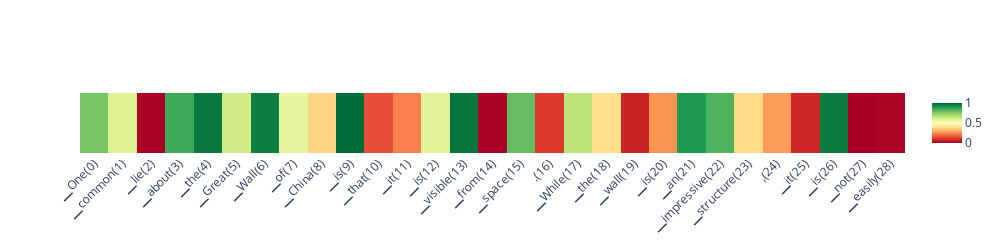

The notebook cell this image was saved under:
### Code cell
# scores_per_token = doc.detect(output['projections'], aggregation_method='auto')
scores_per_token = doc.detect(output['projections'], aggregation_method='auto', batch_size=1)

doc.plot_scores_per_token(scores_per_token, output['tokens'], lastn_tokens_to_plot=max_new_tokens, detection_method='classifier')

### Figure 1 — Plotly figure (JSON) as saved in the notebook; plotly's stock layout.template omitted (floating-point values rounded to 4 significant figures)
{"data": [{"colorscale": [[0, "rgb(165,0,38)"], [0.1, "rgb(215,48,39)"], [0.2, "rgb(244,109,67)"], [0.3, "rgb(253,174,97)"], [0.4, "rgb(254,224,139)"], [0.5, "rgb(255,255,191)"], [0.6, "rgb(217,239,139)"], [0.7, "rgb(166,217,106)"], [0.8, "rgb(102,189,99)"], [0.9, "rgb(26,152,80)"], [1, "rgb(0,104,55)"]], "type": "heatmap", "x": ["▁One(0)", "▁common(1)", "▁lie(2)", "▁about(3)", "▁the(4)", "▁Great(5)", "▁Wall(6)", "▁of(7)", "▁China(8)", "▁is(9)", "▁that(10)", "▁it(11)", "▁is(12)", "▁visible(13)", "▁from(14)", "▁space(15)", ".(16)", "▁While(17)", "▁the(18)", "▁wall(19)", "▁is(20)", "▁an(21)", "▁impressive(22)", "▁structure(23)", ",(24)", "▁it(25)", "▁is(26)", "▁not(27)", "▁easily(28)"], "xaxis": "x", "yaxis": "y", "z": [[0.773, 0.5838, 0.006587, 0.8533, 0.965, 0.6154, 0.9544, 0.5606, 0.3787, 0.9874, 0.1508, 0.2298, 0.5774, 0.9739, 0.006674, 0.7997, 0.1167, 0.6556, 0.3987, 0.07541, 0.2603, 0.8912, 0.8303, 0.3927, 0.2745, 0.07859, 0.9577, 0.002271, 0.01283]], "zmax": 1, "zmin": 0}], "layout": {"autosize": false, "height": 200, "width": 1000, "xaxis": {"anchor": "y", "autorange": true, "domain": [0, 1], "range": [-0.5, 28.5], "tickangle": -45, "type": "category"}, "yaxis": {"anchor": "x", "autorange": true, "domain": [0, 1], "range": [-0.5, 0.5], "showticklabels": false}}}
